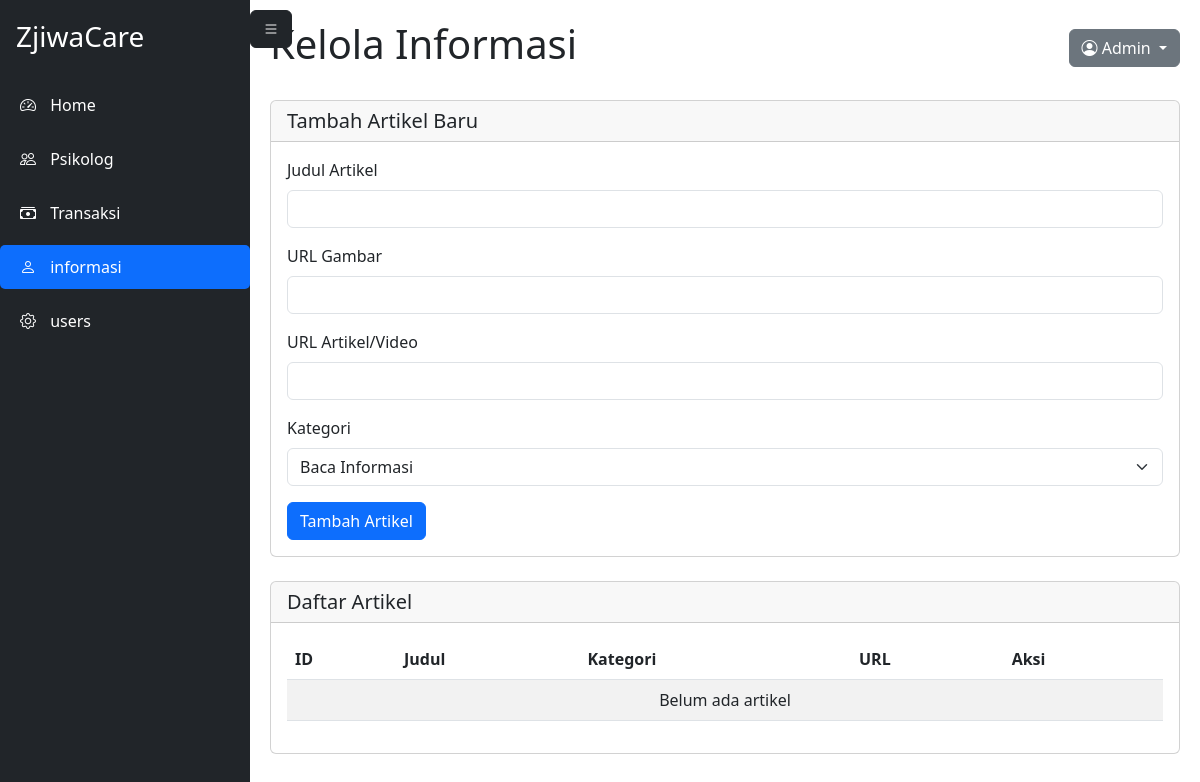
/ZjiwaCare/informasiadm.php, run on an earlier commit of the app's database.
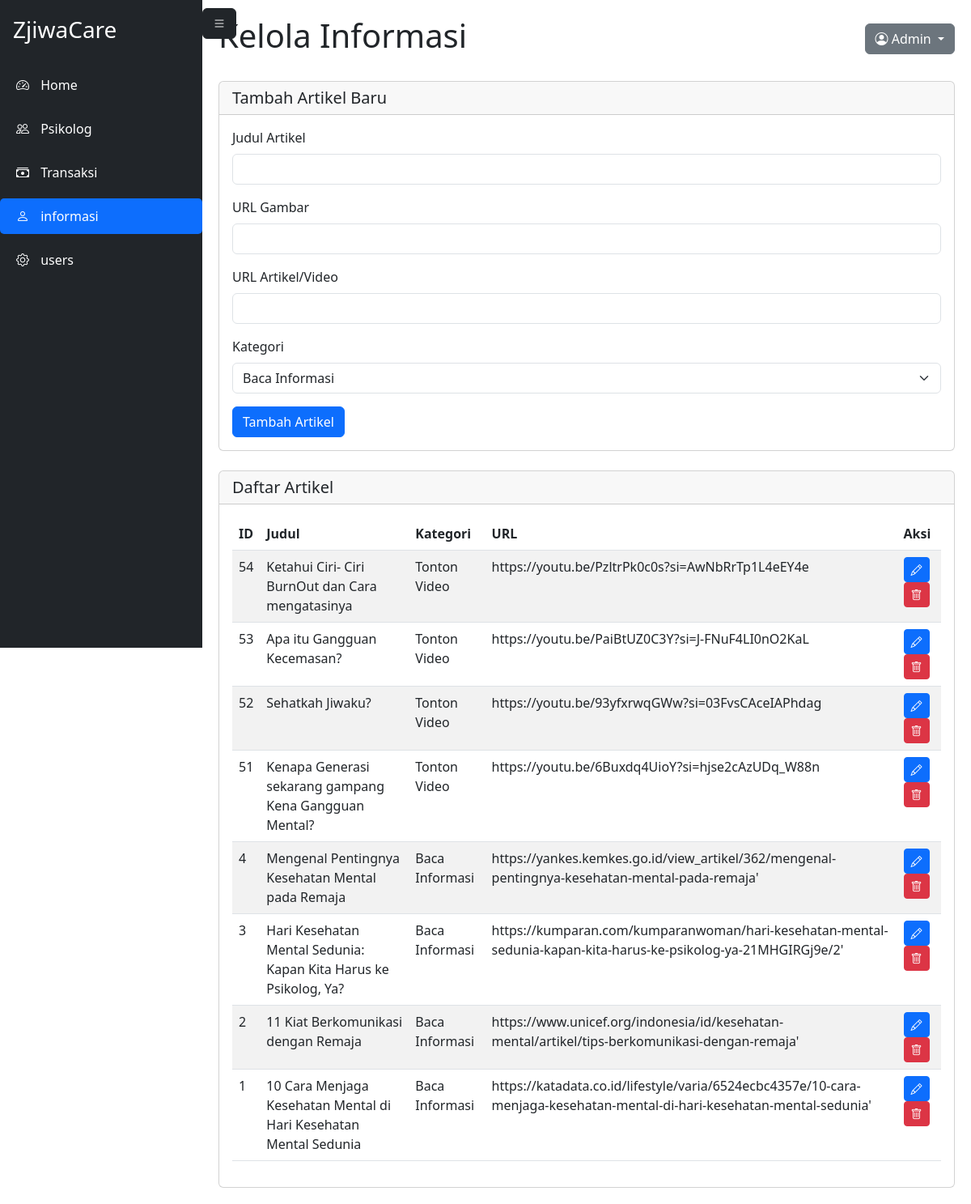
And on a later commit of the database.
### tables this page shows
CREATE TABLE `artikel` (
  `id` int(11) NOT NULL,
  `judul` varchar(255) DEFAULT NULL,
  `gambar` varchar(255) DEFAULT NULL,
  `url` varchar(255) NOT NULL,
  `kategori` enum('Baca Informasi','Tonton Video') NOT NULL
);

### ZjiwaCare/informasiadm.php (the view, shortened to what the changed rows need)
<?php
$servername = "localhost";
$username = "root";
$password = "";
$dbname = "users_zjiwa";
$conn = new mysqli($servername, $username, $password, $dbname);
$query = "SELECT * FROM artikel ORDER BY id DESC";
$result = $conn->query($query);
?>
<!DOCTYPE html>
<html lang="id">
<head>
    <link href="https://cdn.jsdelivr.net/npm/bootstrap@5.3.0/dist/css/bootstrap.min.css" rel="stylesheet">
    <link href="https://cdn.jsdelivr.net/npm/bootstrap-icons@1.10.0/font/bootstrap-icons.css" rel="stylesheet">
</head>
<body>
    <main class="main-content">
        <div class="d-flex justify-content-between align-items-center mb-4">
            <h1>Kelola Informasi</h1>
        </div>
        <div class="card">
            <div class="card-body">
                <div class="table-responsive">
                    <table class="table table-striped">
                        <thead>
                            <tr>
                                <th>ID</th>
                                <th>Judul</th>
                                <th>Kategori</th>
                                <th>URL</th>
                                <th>Aksi</th>
                            </tr>
                        </thead>
                        <tbody>
                            <?php
                            if ($result->num_rows > 0) {
                                while ($row = $result->fetch_assoc()) {
                                    echo "<tr>
                                        <td>" . htmlspecialchars($row['id']) . "</td>
                                        <td>" . htmlspecialchars($row['judul']) . "</td>
                                        <td>" . htmlspecialchars($row['kategori']) . "</td>
                                        <td>" . htmlspecialchars($row['url']) . "</td>
                                        <td>
                                            <a href='informasiadm.php?edit_id=" . $row['id'] . "' class='btn btn-sm btn-primary'><i class='bi bi-pencil'></i></a>
                                            <button type='button' class='btn btn-sm btn-danger' data-bs-toggle='modal' data-bs-target='#deleteModal" . $row['id'] . "'><i class='bi bi-trash'></i></button>
                                        </td>
                                    </tr>";
                                }
                            } else {
                                echo "<tr><td colspan='5' class='text-center'>Belum ada artikel</td></tr>";
                            }
                            ?>
                        </tbody>
                    </table>
                </div>
            </div>
        </div>
    </main>
</body>
</html>

What changed in the data, as far as the page shows it:
added artikel: id "54", judul "Ketahui Ciri- Ciri BurnOut dan Cara mengatasinya", kategori "Tonton Video", url "https://youtu.be/PzltrPk0c0s?si=AwNbRrTp1L4eEY4e"
added artikel: id "53", judul "Apa itu Gangguan Kecemasan?", kategori "Tonton Video", url "https://youtu.be/PaiBtUZ0C3Y?si=J-FNuF4LI0nO2KaL"
added artikel: id "52", judul "Sehatkah Jiwaku?", kategori "Tonton Video", url "https://youtu.be/93yfxrwqGWw?si=03FvsCAceIAPhdag"
added artikel: id "51", judul "Kenapa Generasi sekarang gampang Kena Gangguan Mental?", kategori "Tonton Video", url "https://youtu.be/6Buxdq4UioY?si=hjse2cAzUDq_W88n"
added artikel: id "4", judul "Mengenal Pentingnya Kesehatan Mental pada Remaja", kategori "Baca Informasi", url "https://yankes.kemkes.go.id/view_artikel/362/mengenal-pentingnya-kesehatan-mental-pada-remaja'"
added artikel: id "3", judul "Hari Kesehatan Mental Sedunia: Kapan Kita Harus ke Psikolog, Ya?", kategori "Baca Informasi", url "https://kumparan.com/kumparanwoman/hari-kesehatan-mental-sedunia-kapan-kita-harus-ke-psikolog-ya-21MHGIRGj9e/2'"
added artikel: id "2", judul "11 Kiat Berkomunikasi dengan Remaja", kategori "Baca Informasi", url "https://www.unicef.org/indonesia/id/kesehatan-mental/artikel/tips-berkomunikasi-dengan-remaja'"
added artikel: id "1", judul "10 Cara Menjaga Kesehatan Mental di Hari Kesehatan Mental Sedunia", kategori "Baca Informasi", url "https://katadata.co.id/lifestyle/varia/6524ecbc4357e/10-cara-menjaga-kesehatan-mental-di-hari-kesehatan-mental-sedunia'"
Also different on the page:
text no longer shown: "Belum ada artikel"
